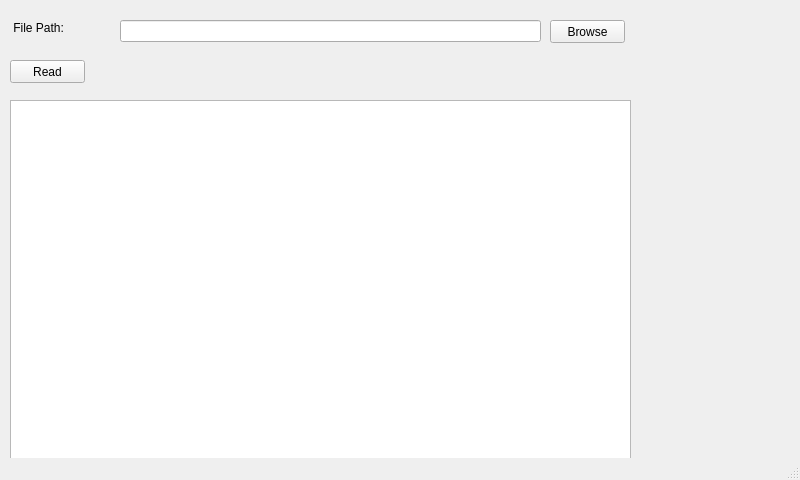
<?xml version="1.0" encoding="UTF-8"?>
<ui version="4.0">
 <class>ExcelReader</class>
 <widget class="QMainWindow" name="ExcelReader">
  <property name="geometry">
   <rect>
    <x>0</x>
    <y>0</y>
    <width>800</width>
    <height>480</height>
   </rect>
  </property>
  <property name="windowTitle">
   <string> Reader</string>
  </property>
  <widget class="QWidget" name="centralwidget">
   <widget class="QLabel" name="file_path_label">
    <property name="geometry">
     <rect>
      <x>10</x>
      <y>20</y>
      <width>111</width>
      <height>16</height>
     </rect>
    </property>
    <property name="text">
     <string> File Path:</string>
    </property>
   </widget>
   <widget class="QLineEdit" name="file_path_line_edit">
    <property name="geometry">
     <rect>
      <x>120</x>
      <y>20</y>
      <width>421</width>
      <height>22</height>
     </rect>
    </property>
    <property name="readOnly">
     <bool>true</bool>
    </property>
   </widget>
   <widget class="QPushButton" name="browse_btn">
    <property name="geometry">
     <rect>
      <x>550</x>
      <y>20</y>
      <width>75</width>
      <height>23</height>
     </rect>
    </property>
    <property name="text">
     <string>Browse</string>
    </property>
   </widget>
   <widget class="QPushButton" name="read_btn">
    <property name="geometry">
     <rect>
      <x>10</x>
      <y>60</y>
      <width>75</width>
      <height>23</height>
     </rect>
    </property>
    <property name="text">
     <string>Read</string>
    </property>
   </widget>
   <widget class="QTableWidget" name="table_widget">
    <property name="geometry">
     <rect>
      <x>10</x>
      <y>100</y>
      <width>621</width>
      <height>1000</height>
     </rect>
    </property>
   </widget>
  </widget>
  <widget class="QMenuBar" name="menubar">
   <property name="geometry">
    <rect>
     <x>0</x>
     <y>0</y>
     <width>640</width>
     <height>22</height>
    </rect>
   </property>
  </widget>
  <widget class="QStatusBar" name="statusbar"/>
 </widget>
 <resources/>
 <connections/>
</ui>
